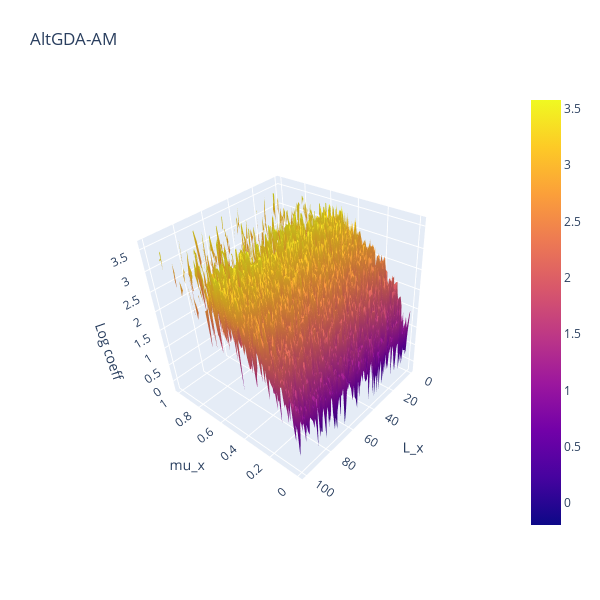

Here is the notebook cell this chart was saved with:
### Code cell
z = coefs["AltGDA-AM"]
camera = dict(
    up=dict(x=0, y=0, z=1),
    center=dict(x=0, y=0, z=0),
    eye=dict(x=-1.5, y=1.5, z=1.5)
)
fig = go.Figure()
fig.add_trace(go.Surface(z=z, x=MU_RANGE, y=L_RANGE))
fig.update_layout(title='AltGDA-AM', autosize=False,
                  width=600, height=600,
                  margin=dict(l=65, r=50, b=65, t=90),
                  scene=dict(xaxis=dict(title="mu_x"),
                             yaxis=dict(title="L_x"),
                             zaxis=dict(title="Log coeff"),
                             camera=camera
                            ),
                 )
fig.show()

### Figure 1 — Plotly figure (JSON) as saved in the notebook; plotly's stock layout.template omitted (floating-point values rounded to 4 significant figures; data arrays with more than 128 entries replaced by an {"elided": "..."} marker saying what was removed)
{"data": [{"type": "surface", "x": [1e-05, 0.01011, 0.02021, 0.03031, 0.04041, 0.05051, 0.06062, 0.07072, 0.08082, 0.09092, 0.101, 0.1111, 0.1212, 0.1313, 0.1414, 0.1515, 0.1616, 0.1717, 0.1818, 0.1919, 0.202, 0.2121, 0.2222, 0.2323, 0.2424, 0.2525, 0.2626, 0.2727, 0.2828, 0.2929, 0.303, 0.3131, 0.3232, 0.3333, 0.3434, 0.3535, 0.3636, 0.3737, 0.3838, 0.3939, 0.404, 0.4141, 0.4242, 0.4343, 0.4445, 0.4546, 0.4647, 0.4748, 0.4849, 0.495, 0.5051, 0.5152, 0.5253, 0.5354, 0.5455, 0.5556, 0.5657, 0.5758, 0.5859, 0.596, 0.6061, 0.6162, 0.6263, 0.6364, 0.6465, 0.6566, 0.6667, 0.6768, 0.6869, 0.697, 0.7071, 0.7172, 0.7273, 0.7374, 0.7475, 0.7576, 0.7677, 0.7778, 0.7879, 0.798, 0.8081, 0.8182, 0.8283, 0.8384, 0.8485, 0.8586, 0.8687, 0.8788, 0.8889, 0.899, 0.9091, 0.9192, 0.9293, 0.9394, 0.9495, 0.9596, 0.9697, 0.9798, 0.9899, 1], "y": [1, 2, 3, 4, 5, 6, 7, 8, 9, 10, 11, 12, 13, 14, 15, 16, 17, 18, 19, 20, 21, 22, 23, 24, 25, 26, 27, 28, 29, 30, 31, 32, 33, 34, 35, 36, 37, 38, 39, 40, 41, 42, 43, 44, 45, 46, 47, 48, 49, 50, 51, 52, 53, 54, 55, 56, 57, 58, 59, 60, 61, 62, 63, 64, 65, 66, 67, 68, 69, 70, 71, 72, 73, 74, 75, 76, 77, 78, 79, 80, 81, 82, 83, 84, 85, 86, 87, 88, 89, 90, 91, 92, 93, 94, 95, 96, 97, 98, 99, 100], "z": {"elided": "100x100 float values"}}], "layout": {"autosize": false, "height": 600, "margin": {"b": 65, "l": 65, "r": 50, "t": 90}, "scene": {"aspectmode": "auto", "aspectratio": {"x": 1, "y": 1, "z": 1}, "camera": {"center": {"x": 0, "y": 0, "z": 0}, "eye": {"x": -1.679, "y": 1.679, "z": 1.679}, "projection": {"type": "perspective"}, "up": {"x": -0.04881, "y": -0.04653, "z": 0.9977}}, "xaxis": {"title": {"text": "mu_x"}, "type": "linear"}, "yaxis": {"title": {"text": "L_x"}, "type": "linear"}, "zaxis": {"title": {"text": "Log coeff"}, "type": "linear"}}, "title": {"text": "AltGDA-AM"}, "width": 600}}
